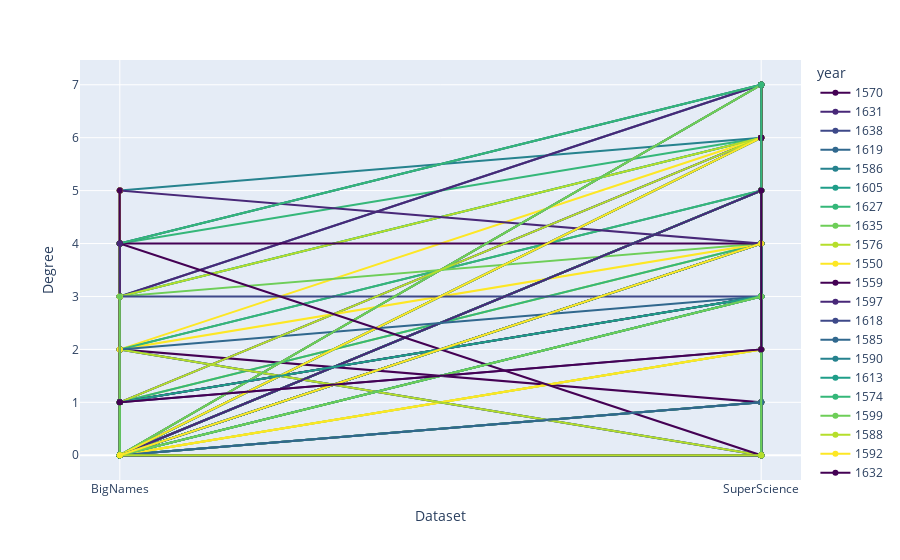

The notebook cell saved with this chart:
### Code cell
b_degrees = []
s_degrees = []
names = []
years = []
for key, val in bignames.items():
    b_conn = val['bignames_connectivity']
    s_conn = val['super_connectivity']
    if len(b_conn) == 0:
        b_conn = [0]
    if len(s_conn) == 0:
        s_conn = [0]
    for i in b_conn:
        for j in s_conn:
            b_degrees.append(i)
            s_degrees.append(j)
            names.append(key)
            years.append(val['year'])

conn = pd.DataFrame({"BigNames": b_degrees, "SuperScience": s_degrees, "id": names, "year": years})
conn_long = conn.melt(
    id_vars = ["id", "year"],
    value_vars = ["BigNames", "SuperScience"],
    var_name = "Dataset",
    value_name = "Degree"
)
fig = px.line(conn_long, x = "Dataset", y = "Degree", color = "year", color_discrete_sequence=px.colors.sequential.Viridis, markers=True)
fig.show()
